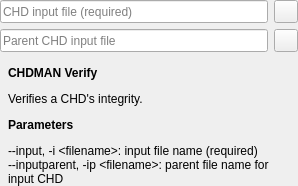
          <widget class="QWidget" name="pageVerify">
           <layout class="QGridLayout" name="gridLayoutPageVerify">
            <property name="margin">
             <number>0</number>
            </property>
            <item row="1" column="0" colspan="2">
             <widget class="QFrame" name="frameVerify">
              <layout class="QGridLayout" name="gridLayoutFrameVerify">
               <property name="margin">
                <number>0</number>
               </property>
               <item row="0" column="0">
                <widget class="QLineEdit" name="lineEditVerifyInputFile">
                 <property name="sizePolicy">
                  <sizepolicy hsizetype="Expanding" vsizetype="Minimum">
                   <horstretch>0</horstretch>
                   <verstretch>0</verstretch>
                  </sizepolicy>
                 </property>
                 <property name="toolTip">
                  <string>CHD input file (--input)</string>
                 </property>
                 <property name="placeholderText">
                  <string>CHD input file (required)</string>
                 </property>
                </widget>
               </item>
               <item row="0" column="1">
                <widget class="QToolButton" name="toolButtonBrowseVerifyInputFile">
                 <property name="sizePolicy">
                  <sizepolicy hsizetype="Fixed" vsizetype="Minimum">
                   <horstretch>0</horstretch>
                   <verstretch>0</verstretch>
                  </sizepolicy>
                 </property>
                 <property name="icon">
                  <iconset resource="qchdman.qrc">
                   <normaloff>:/images/fileopen.png</normaloff>:/images/fileopen.png</iconset>
                 </property>
                </widget>
               </item>
               <item row="1" column="0">
                <widget class="QLineEdit" name="lineEditVerifyParentInputFile">
                 <property name="sizePolicy">
                  <sizepolicy hsizetype="Expanding" vsizetype="Minimum">
                   <horstretch>0</horstretch>
                   <verstretch>0</verstretch>
                  </sizepolicy>
                 </property>
                 <property name="toolTip">
                  <string>Parent CHD input file (--inputparent)</string>
                 </property>
                 <property name="placeholderText">
                  <string>Parent CHD input file</string>
                 </property>
                </widget>
               </item>
               <item row="1" column="1">
                <widget class="QToolButton" name="toolButtonBrowseVerifyParentInputFile">
                 <property name="sizePolicy">
                  <sizepolicy hsizetype="Fixed" vsizetype="Minimum">
                   <horstretch>0</horstretch>
                   <verstretch>0</verstretch>
                  </sizepolicy>
                 </property>
                 <property name="icon">
                  <iconset resource="qchdman.qrc">
                   <normaloff>:/images/fileopen.png</normaloff>:/images/fileopen.png</iconset>
                 </property>
                </widget>
               </item>
              </layout>
             </widget>
            </item>
            <item row="2" column="0" colspan="2">
             <widget class="QLabel" name="labelVerifyHelp">
              <property name="text">
               <string>&lt;p&gt;
&lt;b&gt;CHDMAN Verify&lt;/b&gt;
&lt;/p&gt;
Verifies a CHD's integrity.
&lt;p&gt;
&lt;b&gt;Parameters&lt;/b&gt;
&lt;/p&gt;
&lt;p&gt;
--input, -i &amp;lt;filename&amp;gt;: input file name (required)&lt;br&gt;
--inputparent, -ip &amp;lt;filename&amp;gt;: parent file name for input CHD
&lt;/p&gt;</string>
              </property>
              <property name="alignment">
               <set>Qt::AlignLeading|Qt::AlignLeft|Qt::AlignTop</set>
              </property>
              <property name="wordWrap">
               <bool>true</bool>
              </property>
              <property name="margin">
               <number>8</number>
              </property>
              <property name="indent">
               <number>8</number>
              </property>
             </widget>
            </item>
            <item row="3" column="0" colspan="2">
             <spacer name="verticalSpacerVerify">
              <property name="orientation">
               <enum>Qt::Vertical</enum>
              </property>
              <property name="sizeHint" stdset="0">
               <size>
                <width>20</width>
                <height>0</height>
               </size>
              </property>
             </spacer>
            </item>
           </layout>
          </widget>
